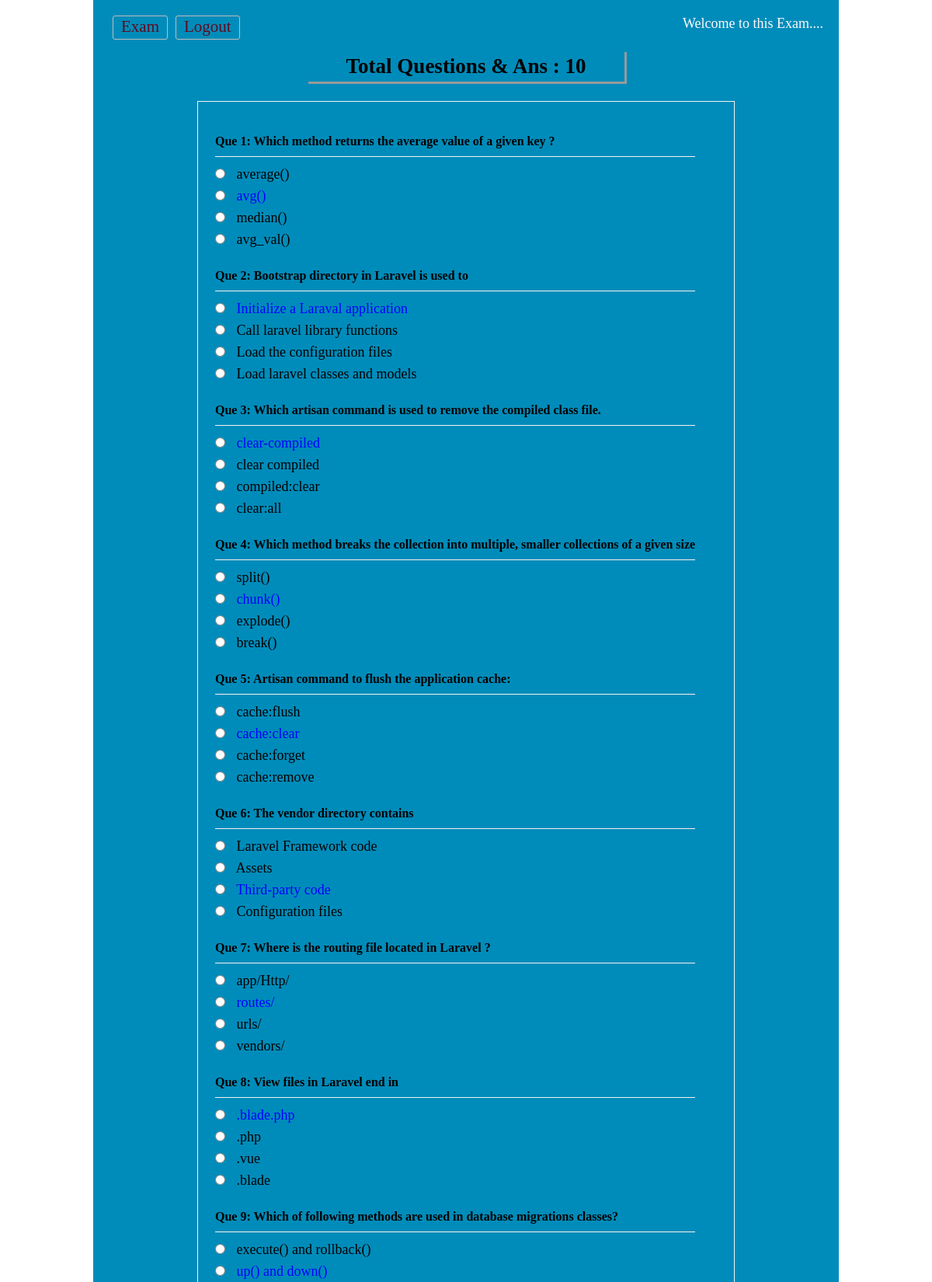
The page /viewans.php (signed in, upper part) on the database its author committed.
### tables this page shows
CREATE TABLE `tbl_ques` (
  `id` int(11) NOT NULL,
  `quesNo` int(11) NOT NULL,
  `ques` text NOT NULL
);

CREATE TABLE `tbl_ans` (
  `id` int(11) NOT NULL,
  `quesNo` int(11) NOT NULL,
  `rightAns` int(11) NOT NULL DEFAULT 0,
  `ans` text NOT NULL
);

### classes/Exam.php (called while the page is built, shortened)
<?php
    $filepath = realpath(dirname(__FILE__));
	include_once ($filepath.'/../lib/Database.php');
class Exam{
	private $db;
	public function __construct(){
		$this->db = new Database();
	}
	public function getQueByOrder(){
		$query = "select * from tbl_ques order by quesNo ASC";
		$result = $this->db->select($query);
		return $result;
	}
	public function getTotalRows(){
		$query = "select * from tbl_ques";
		$getResult = $this->db->select($query);
		$total = $getResult->num_rows;
		return $total;
	}
	  public function getAnswer($number){
		$query = "select * from tbl_ans where quesNo = '$number'";
		$getdata = $this->db->select($query);
		return $getdata ;
	  }
}
?>

### lib/Database.php (called while the page is built, shortened)
<?php
Class Database{
	public $host   = DB_HOST;
	public $user   = DB_USER;
	public $pass   = DB_PASS;
	public $dbname = DB_NAME;
	public $link;
	private function connectDB(){
	$this->link = new mysqli($this->host, $this->user, $this->pass, $this->dbname);
 }
	public function select($query){
		$result = $this->link->query($query) or die($this->link->error.__LINE__);
		if($result->num_rows > 0){
			return $result;
		} else {
			return false;
		}
	}
}

### viewans.php (the view, shortened to what this page needs)
 <?php include 'inc/header.php'; ?>
<?php
	$total = $exm->getTotalRows();
?>
<div class="main">
<h1>Total Questions & Ans : <?php echo $total; ?></h1>
	<div class="viewans">
		<table>
		<?php
			$getQues = $exm->getQueByOrder();
			if($getQues){
				while($question = $getQues->fetch_assoc()){
		?>
			<tr>
				<td colspan="2">
				 <h3>Que <?php echo $question['quesNo']; ?>: <?php echo $question['ques']; ?></h3>
				</td>
			</tr>
			<?php
				$number = $question['quesNo'];
				$answer = $exm->getAnswer($number);
				if($answer){
					while($result = $answer->fetch_assoc()){
			?>
			<tr>
				<td>
				 <input type="radio"/>
				 <?php
						if($result['rightAns'] == '1'){
							echo "<span style='color:blue'>".$result['ans']."</span>";
						}else{
							echo $result['ans'];
						}
					?>
				</td>
			</tr>
				<?php } } ?>
			<?php } } ?>
		</table>
</div>
 </div>

### css/main.css (style rules this page uses)
* { margin: 0; padding: 0; outline: none }
body { font-family: verdana }
.main h1 { background: #f4f4f4 none repeat scroll 0 0; font-family: "Times New Roman", Times, serif; box-shadow: 2px 2px 0 1px #999; color: #010002; margin: 10px auto 25px; padding: 4px; text-align: center; width: 620px; }
.viewans { border: 1px solid #f3f3f3; margin: 0 auto; max-width: 650px; padding: 20px; }
.viewans input[type="radio"] { margin-bottom: 10px; margin-right: 10px; cursor: pointer; }
.viewans h3 { border-bottom: 1px solid #f3f3f3; font-size: 16px; margin-bottom: 10px; padding-bottom: 10px; margin-top: 20px; }

### viewans.php (style rules this page uses)
.main h1 { background: #008CBA none repeat scroll 0 0; font-family: "Times New Roman", Times, serif; box-shadow: 2px 2px 0 1px #999; color: #010002; margin: 10px auto 25px; padding: 4px; text-align: center; width: 400px; }

### rows shown on the page
tbl_ques: quesNo "1", ques "Which method returns the average value of a given key ?"
tbl_ans: ans "average()"
tbl_ans: ans "avg()"
tbl_ans: ans "median()"
tbl_ans: ans "avg_val()"
tbl_ques: quesNo "2", ques "Bootstrap directory in Laravel is used to"
tbl_ans: ans "Initialize a Laraval application"
tbl_ans: ans "Call laravel library functions"
tbl_ans: ans "Load the configuration files"
tbl_ans: ans "Load laravel classes and models"
tbl_ques: quesNo "3", ques "Which artisan command is used to remove the compiled class file."
tbl_ans: ans "clear-compiled"
tbl_ans: ans "clear compiled"
tbl_ans: ans "compiled:clear"
tbl_ans: ans "clear:all"
tbl_ques: quesNo "4", ques "Which method breaks the collection into multiple, smaller collections of a given size"
tbl_ans: ans "split()"
tbl_ans: ans "chunk()"
tbl_ans: ans "explode()"
tbl_ans: ans "break()"
tbl_ques: quesNo "5", ques "Artisan command to flush the application cache:"
tbl_ans: ans "cache:flush"
tbl_ans: ans "cache:clear"
tbl_ans: ans "cache:forget"
tbl_ans: ans "cache:remove"
tbl_ques: quesNo "6", ques "The vendor directory contains"
tbl_ans: ans "Laravel Framework code"
tbl_ans: ans "Assets"
tbl_ans: ans "Third-party code"
tbl_ans: ans "Configuration files"
tbl_ques: quesNo "7", ques "Where is the routing file located in Laravel ?"
tbl_ans: ans "app/Http/"
tbl_ans: ans "routes/"
tbl_ans: ans "urls/"
tbl_ans: ans "vendors/"
tbl_ques: quesNo "8", ques "View files in Laravel end in"
tbl_ans: ans ".blade.php"
tbl_ans: ans ".php"
tbl_ans: ans ".vue"
tbl_ans: ans ".blade"
tbl_ques: quesNo "9", ques "Which of following methods are used in database migrations classes?"
tbl_ans: ans "execute() and rollback()"
tbl_ans: ans "up() and down()"

### other values the page prints
$total "10"
